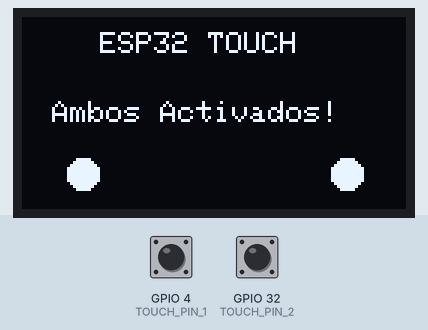
Bench run of a sketch on a simulated ESP32. Shown: 128×64 one-colour display. The inputs (shaded band) are chosen by the test bench; at power-on: GPIO 4 (TOUCH_PIN_1) HIGH, GPIO 32 (TOUCH_PIN_2) HIGH.

Above: at 0.1 s.

The sketch:

sensor_touch_oled.ino
```cpp
#include <Wire.h>
#include <Adafruit_GFX.h>
#include <Adafruit_SH110X.h>

#define SCREEN_WIDTH 128
#define SCREEN_HEIGHT 64
#define OLED_RESET -1
#define OLED_ADDRESS 0x3C

Adafruit_SH1106G display(
  SCREEN_WIDTH,
  SCREEN_HEIGHT,
  &Wire,
  OLED_RESET
);


const int TOUCH_PIN_1 = 4;
const int TOUCH_PIN_2 = 32;

const int UMBRAL_TOUCH = 300;

void setup() {
  Serial.begin(115200);

  Wire.begin(21, 22);

  if (!display.begin(OLED_ADDRESS, true)) {
    Serial.println("Error al iniciar la pantalla OLED");
    while (1);
  }

  display.clearDisplay();
  display.setTextColor(SH110X_WHITE);
}

void loop() {
  // Lectura de ambos sensores táctiles
  int valorTouch1 = touchRead(TOUCH_PIN_1);
  int valorTouch2 = touchRead(TOUCH_PIN_2);

  bool touch1Activo = (valorTouch1 < UMBRAL_TOUCH);
  bool touch2Activo = (valorTouch2 < UMBRAL_TOUCH);

  display.clearDisplay();


  display.setTextSize(1);
  display.setCursor(26, 5);
  display.println("ESP32 TOUCH");


  if (touch1Activo && !touch2Activo) {

    display.setCursor(15, 28);
    display.println("Boton 1 Activado!");
    display.fillCircle(20, 52, 5, SH110X_WHITE);
  }
  else if (touch2Activo && !touch1Activo) {

    display.setCursor(15, 28);
    display.println("Boton 2 Activado!");
    display.fillCircle(108, 52, 5, SH110X_WHITE);
  }
  else if (touch1Activo && touch2Activo) {

    display.setCursor(10, 28);
    display.println("Ambos Activados!");
    display.fillCircle(20, 52, 5, SH110X_WHITE);
    display.fillCircle(108, 52, 5, SH110X_WHITE);
  }
  else {

    display.setCursor(32, 28);
    display.println("Esperando...");
  }

  display.display();

  delay(100);
}
```
